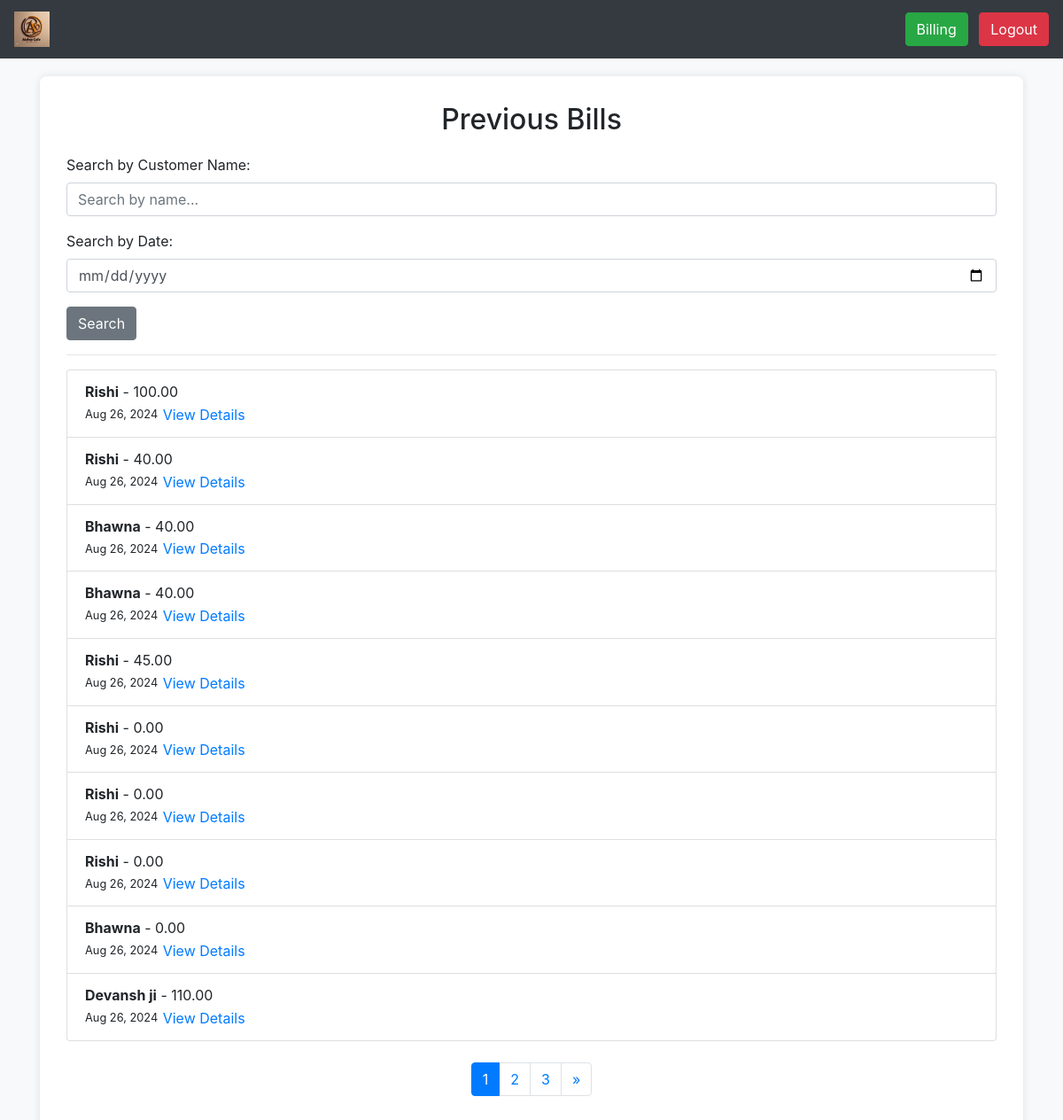
The app's page /previous_bills/ (signed in) with its own data.
### inventory/models.py (models this page shows, shortened)
class Bill(models.Model):
    customer_name = models.CharField(max_length=100)
    user = models.ForeignKey(User, on_delete=models.CASCADE)  # The staff who created the bill
    total_amount = models.DecimalField(max_digits=10, decimal_places=2)
    date_created = models.DateTimeField(auto_now_add=True)
    extra_items = models.TextField(blank=True, null=True)  # Field to describe extra items
    extra_amount = models.DecimalField(max_digits=10, decimal_places=2, default=0)  # Extra amount to be added to total

### inventory/views.py (the view, shortened to what this page needs)
# urls.py: path('previous_bills/', previous_bills, name='previous_bills'),
@login_required
def previous_bills(request):
    bills = Bill.objects.all().order_by('-date_created')
    search_query = request.GET.get('search')
    search_date_query = request.GET.get('search_date')
    paginator = Paginator(bills, 10)  # Show 10 bills per page
    page = request.GET.get('page')
    try:
        bills = paginator.page(page)
    except PageNotAnInteger:
        bills = paginator.page(1)  # If page is not an integer, deliver first page
    except EmptyPage:
        bills = paginator.page(paginator.num_pages)  # If page is out of range, deliver last page
    context = {
        'bills': bills,
    }
    return render(request, 'previous_bills.html', context)

### inventory/models.py (called while the page is built)
    def get_item_total(self):
        return self.item.price * self.quantity

### inventory/templates/previous_bills.html (shortened to what this page needs)
{% load static %}
<!DOCTYPE html>
<html lang="en">
<head>
    <link href="https://stackpath.bootstrapcdn.com/bootstrap/4.5.2/css/bootstrap.min.css" rel="stylesheet">
</head>
<body>
    <nav class="navbar navbar-expand-lg navbar-dark">
        <a class="navbar-brand">
            <img src="{% static 'logo.jpeg' %}" alt="Cafe Logo"  onclick="window.location.href='{% url 'home' %}'" height="40">
        </a>
        <div class="ml-auto">
            <button class="btn btn-success ml-2" onclick="window.location.href='{% url 'create_bill' %}'">Billing</button>
            <button class="btn btn-danger ml-2" onclick="window.location.href='{% url 'logout' %}'">Logout</button>
        </div>
    </nav>
    <div class="container">
        <div class="billing-container">
            <h2 class="text-center">Previous Bills</h2>
            <form method="GET" action="{% url 'previous_bills' %}">
                <div class="form-group">
                    <label for="search">Search by Customer Name:</label>
                    <input type="text" id="search" name="search" class="form-control" placeholder="Search by name...">
                </div>
                <div class="form-group">
                    <label for="search_date">Search by Date:</label>
                    <input type="date" id="search_date" name="search_date" class="form-control">
                </div>
                <button type="submit" class="btn btn-secondary">Search</button>
            </form>
            <hr>
            <ul class="list-group mt-3">
                {% for bill in bills %}
                    <li class="list-group-item">
                        <strong>{{ bill.customer_name }}</strong> - {{ bill.total_amount }}
                        <br>
                        <small>{{ bill.date_created|date:"M d, Y" }}</small>
                        <button class="btn btn-link p-0" type="button" data-toggle="collapse" data-target="#billDetails{{ bill.id }}" aria-expanded="false" aria-controls="billDetails{{ bill.id }}">
                            View Details
                        </button>
                    </li>
                {% empty %}
                    <li class="list-group-item">No bills found.</li>
                {% endfor %}
            </ul>
            <nav aria-label="Page navigation">
                <ul class="pagination justify-content-center mt-4">
                    {% for num in bills.paginator.page_range %}
                        <li class="page-item {% if bills.number == num %}active{% endif %}">
                            <a class="page-link" href="?page={{ num }}{% if request.GET.search %}&search={{ request.GET.search }}{% endif %}{% if request.GET.search_date %}&search_date={{ request.GET.search_date }}{% endif %}">{{ num }}</a>
                        </li>
                    {% endfor %}
                    {% if bills.has_next %}
                        <li class="page-item">
                            <a class="page-link" href="?page={{ bills.next_page_number }}" aria-label="Next">
                                <span aria-hidden="true">&raquo;</span>
                            </a>
                        </li>
                    {% endif %}
                </ul>
            </nav>
        </div>
    </div>
</body>
</html>

### inventory/templates/previous_bills.html (style rules this page uses)
body { background-color: #f8f9fa; }
.navbar { background-color: #343a40; color: white; }
.billing-container { background-color: white; padding: 30px; border-radius: 8px; box-shadow: 0 0 10px rgba(0, 0, 0, 0.1); margin-top: 20px; }
.billing-container h2 { margin-bottom: 20px; }

### records on screen
Bill: customer_name "Rishi", total_amount "100.00", date_created "Aug 26, 2024"
Bill: customer_name "Rishi", total_amount "40.00", date_created "Aug 26, 2024"
Bill: customer_name "Bhawna", total_amount "40.00", date_created "Aug 26, 2024"
Bill: customer_name "Bhawna", total_amount "40.00", date_created "Aug 26, 2024"
Bill: customer_name "Rishi", total_amount "45.00", date_created "Aug 26, 2024"
Bill: customer_name "Rishi", total_amount "0.00", date_created "Aug 26, 2024"
Bill: customer_name "Rishi", total_amount "0.00", date_created "Aug 26, 2024"
Bill: customer_name "Rishi", total_amount "0.00", date_created "Aug 26, 2024"
Bill: customer_name "Bhawna", total_amount "0.00", date_created "Aug 26, 2024"
Bill: customer_name "Devansh ji", total_amount "110.00", date_created "Aug 26, 2024"

### other values on screen
{{ num }} "1" "2" "3"
